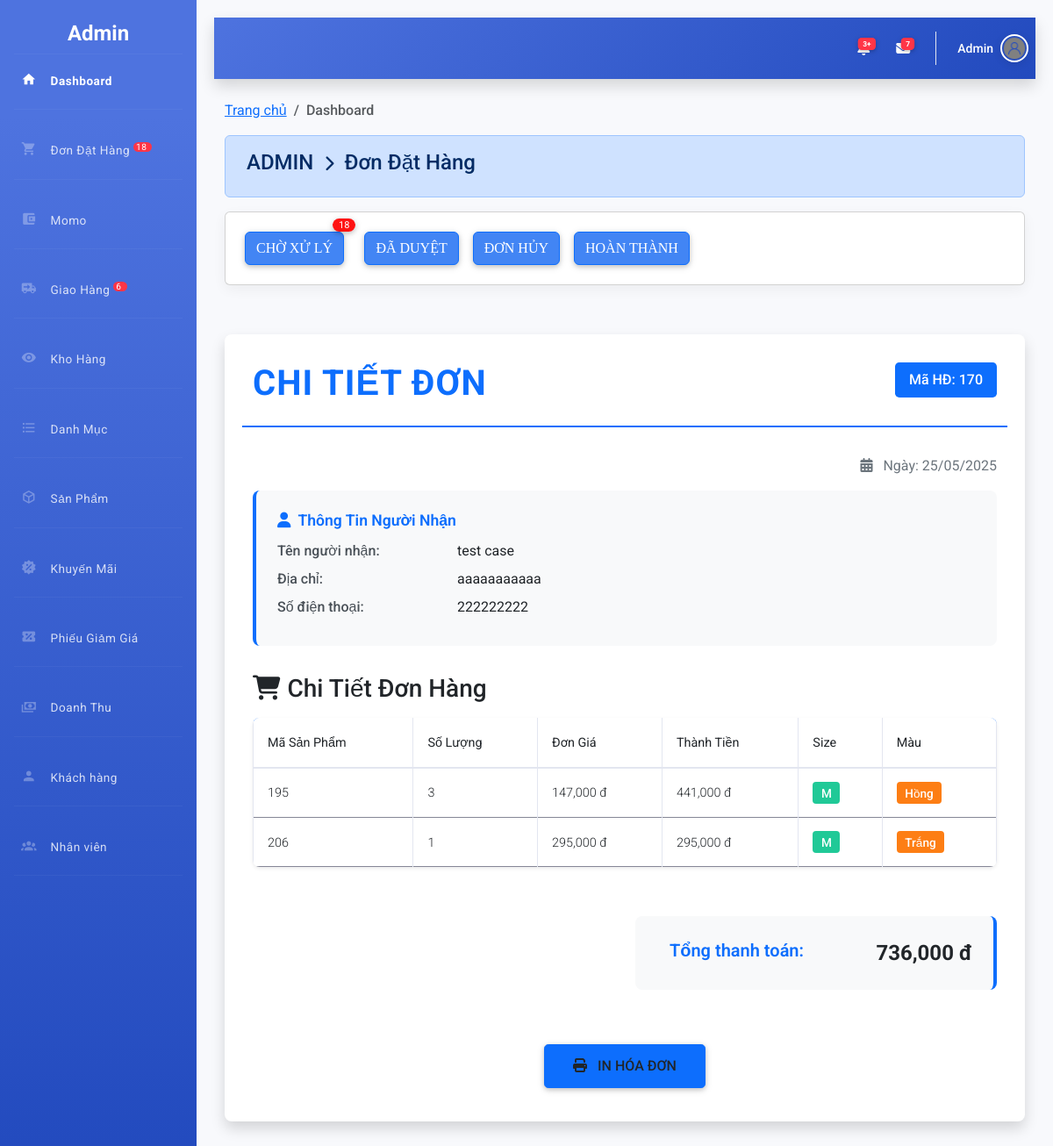
Page /admin/index.php?action=xldathang&view=ctdh&mahd=170 (signed in) on the committed database.
### tables this page shows
CREATE TABLE `nguoinhan` (
  `MaHD` int NOT NULL,
  `TenNN` varchar(50) NOT NULL,
  `DiaChiNN` text NOT NULL,
  `SDTNN` int NOT NULL
);

CREATE TABLE `chitiethoadon` (
  `MaHD` int NOT NULL,
  `MaSP` int NOT NULL,
  `SoLuong` int NOT NULL,
  `DonGia` decimal(10,0) NOT NULL,
  `ThanhTien` decimal(10,0) NOT NULL,
  `Size` varchar(50) NOT NULL,
  `MaMau` varchar(50) NOT NULL
);

### admin/dondathang/chitietdathang.php (the view, shortened to what this page needs)
<?php
    include_once('../model/database.php');
    $mahd = $_GET['mahd'];
    $sql = "select * from chitiethoadon where MaHD=$mahd";
    $rs = mysqli_query($conn, $sql);
    $sql2 = "select * from nguoinhan where MaHD=$mahd";
    $rs2 = mysqli_query($conn, $sql2);
    $row2 = mysqli_fetch_array($rs2);
    $ngaytao = date('d/m/Y');
?>
<!DOCTYPE html>
<html lang="vi">
<head>
    <link href="https://cdnjs.cloudflare.com/ajax/libs/bootstrap/5.3.0/css/bootstrap.min.css" rel="stylesheet">
    <link href="https://cdnjs.cloudflare.com/ajax/libs/font-awesome/6.4.0/css/all.min.css" rel="stylesheet">
</head>
<body>
    <div class="container invoice-container">
        <div class="row invoice-header">
            <div class="col-md-6">
                <h1 class="invoice-title">CHI TIẾT ĐƠN</h1>
            </div>
            <div class="col-md-6 text-end">
                <span class="invoice-id">Mã HĐ: <?php echo $mahd; ?></span>
            </div>
        </div>
        <div class="date-display">
            <i class="fas fa-calendar-alt me-2"></i> Ngày: <?php echo $ngaytao; ?>
        </div>
        <div class="row">
            <div class="col-md-12">
                <div class="customer-info">
                    <h3 class="customer-info-title"><i class="fas fa-user me-2"></i>Thông Tin Người Nhận</h3>
                    <div class="row customer-info-item">
                        <div class="col-md-3 customer-info-label">Tên người nhận:</div>
                        <div class="col-md-9 customer-info-value"><?php echo $row2['TenNN']; ?></div>
                    </div>
                    <div class="row customer-info-item">
                        <div class="col-md-3 customer-info-label">Địa chỉ:</div>
                        <div class="col-md-9 customer-info-value"><?php echo $row2['DiaChiNN']; ?></div>
                    </div>
                    <div class="row customer-info-item">
                        <div class="col-md-3 customer-info-label">Số điện thoại:</div>
                        <div class="col-md-9 customer-info-value"><?php echo $row2['SDTNN']; ?></div>
                    </div>
                </div>
            </div>
        </div>
        <div class="row">
            <div class="col-md-12">
                <h3 class="mb-3"><i class="fas fa-shopping-cart me-2"></i>Chi Tiết Đơn Hàng</h3>
                <div class="table-responsive invoice-table">
                    <table class="table table-hover table-bordered m-0">
                        <thead>
                            <tr>
                                <th>Mã Sản Phẩm</th>
                                <th>Số Lượng</th>
                                <th>Đơn Giá</th>
                                <th>Thành Tiền</th>
                                <th>Size</th>
                                <th>Màu</th>
                            </tr>
                        </thead>
                        <tbody>
                            <?php
                            $so = 0;
                            while ($row = mysqli_fetch_array($rs)) {
                                $so = $so + $row['ThanhTien'];
                            ?>
                            <tr>
                                <td><?php echo $row['MaSP']; ?></td>
                                <td><?php echo $row['SoLuong']; ?></td>
                                <td><?php echo number_format($row['DonGia']).' đ'; ?></td>
                                <td><?php echo number_format($row['ThanhTien']).' đ'; ?></td>
                                <td><span class="badge-size"><?php echo $row['Size']; ?></span></td>
                                <td><span class="badge-color"><?php echo $row['MaMau']; ?></span></td>
                            </tr>
                            <?php } ?>
                        </tbody>
                    </table>
                </div>
            </div>
        </div>
        <div class="row mt-4">
            <div class="col-md-6"></div>
            <div class="col-md-6">
                <div class="invoice-total">
                    <div class="row">
                        <div class="col-6 invoice-total-label">Tổng thanh toán:</div>
                        <div class="col-6 invoice-total-value"><?php echo number_format($so).' đ'; ?></div>
                    </div>
                </div>
            </div>
        </div>
        <div class="row mt-4">
            <div class="col-12 text-center">
                <button type="button" class="btn btn-print" onclick="window.print();">
                    <i class="fas fa-print"></i> In Hóa Đơn
                </button>
            </div>
        </div>
    </div>
</body>
</html>

### admin/include/menu.php (style rules this page uses)
:root { --primary: #4e73df; --primary-dark: #3a56a5; --secondary: #858796; --success: #1cc88a; --info: #36b9cc; --warning: #f6c23e; --danger: #e74a3b; --light: #f8f9fc; --dark: #5a5c69; }

### admin/include/header.php (style rules this page uses)
:root { --primary: #4e73df; --primary-dark: #3a5fc7; --secondary: #858796; --success: #1cc88a; --info: #36b9cc; --warning: #f6c23e; --danger: #e74a3b; --light: #f8f9fc; --dark: #5a5c69; }
body { font-family: 'Roboto', sans-serif; background-color: #f8f9fc; overflow-x: hidden; width: 100%; max-width: 100%; }

### admin/dondathang/chitietdathang.php (style rules this page uses)
body { font-family: 'Roboto', sans-serif; background-color: #f8f9fa; color: #212529; }
.invoice-container { background-color: #fff; box-shadow: 0 0.5rem 1rem rgba(0, 0, 0, 0.15); border-radius: 0.5rem; padding: 2rem; margin-top: 2rem; margin-bottom: 2rem; }
.invoice-header { border-bottom: 2px solid #0d6efd; margin-bottom: 2rem; padding-bottom: 1rem; }
.invoice-title { font-weight: 700; color: #0d6efd; text-transform: uppercase; letter-spacing: 1px; }
.invoice-id { background-color: #0d6efd; color: white; padding: 0.5rem 1rem; border-radius: 0.3rem; font-weight: 500; display: inline-block; }
.customer-info { background-color: #f8f9fa; padding: 1.5rem; border-radius: 0.5rem; margin-bottom: 2rem; border-left: 4px solid #0d6efd; }
.customer-info-title { color: #0d6efd; font-weight: 600; font-size: 1.1rem; margin-bottom: 0.75rem; }
.customer-info-item { margin-bottom: 0.5rem; }
.customer-info-label { font-weight: 500; color: #495057; }
.customer-info-value { color: #212529; font-weight: 400; }
.invoice-table { border-radius: 0.5rem; overflow: hidden; box-shadow: 0 0.125rem 0.25rem rgba(0, 0, 0, 0.075); margin-bottom: 2rem; }
.invoice-table thead { background-color: #0d6efd; color: white; font-weight: 500; }
.invoice-table th, .invoice-table td { padding: 1rem; vertical-align: middle; }
.invoice-table tbody tr:nth-child(even) { background-color: rgba(13, 110, 253, 0.05); }
.invoice-total { background-color: #f8f9fa; padding: 1.5rem; border-radius: 0.5rem; text-align: right; margin-bottom: 2rem; border-right: 4px solid #0d6efd; }
.invoice-total-label { font-weight: 600; color: #0d6efd; font-size: 1.25rem; }
.invoice-total-value { font-weight: 700; color: #212529; font-size: 1.5rem; }
.btn-print { background-color: #0d6efd; border-color: #0d6efd; padding: 0.75rem 2rem; font-weight: 500; border-radius: 0.3rem; transition: all 0.3s ease; }
.btn-print i { margin-right: 0.5rem; }
.badge-size { background-color: #20c997; color: white; padding: 0.3rem 0.6rem; border-radius: 0.25rem; font-weight: 500; font-size: 0.85rem; }
.badge-color { background-color: #fd7e14; color: white; padding: 0.3rem 0.6rem; border-radius: 0.25rem; font-weight: 500; font-size: 0.85rem; }
.date-display { text-align: right; color: #6c757d; margin-bottom: 1rem; }

### rows in the picture
nguoinhan: TenNN "test case", DiaChiNN "aaaaaaaaaaa", SDTNN "222222222"
chitiethoadon: MaSP "195", SoLuong "3", DonGia "147,000", ThanhTien "441,000", Size "M", MaMau "Hồng"
chitiethoadon: MaSP "206", SoLuong "1", DonGia "295,000", ThanhTien "295,000", Size "M", MaMau "Trắng"

### other values in the picture
$dem "18"
$dem "6"
$nv['TenNV'] "Admin"
$mahd "170"
$so "736,000"
